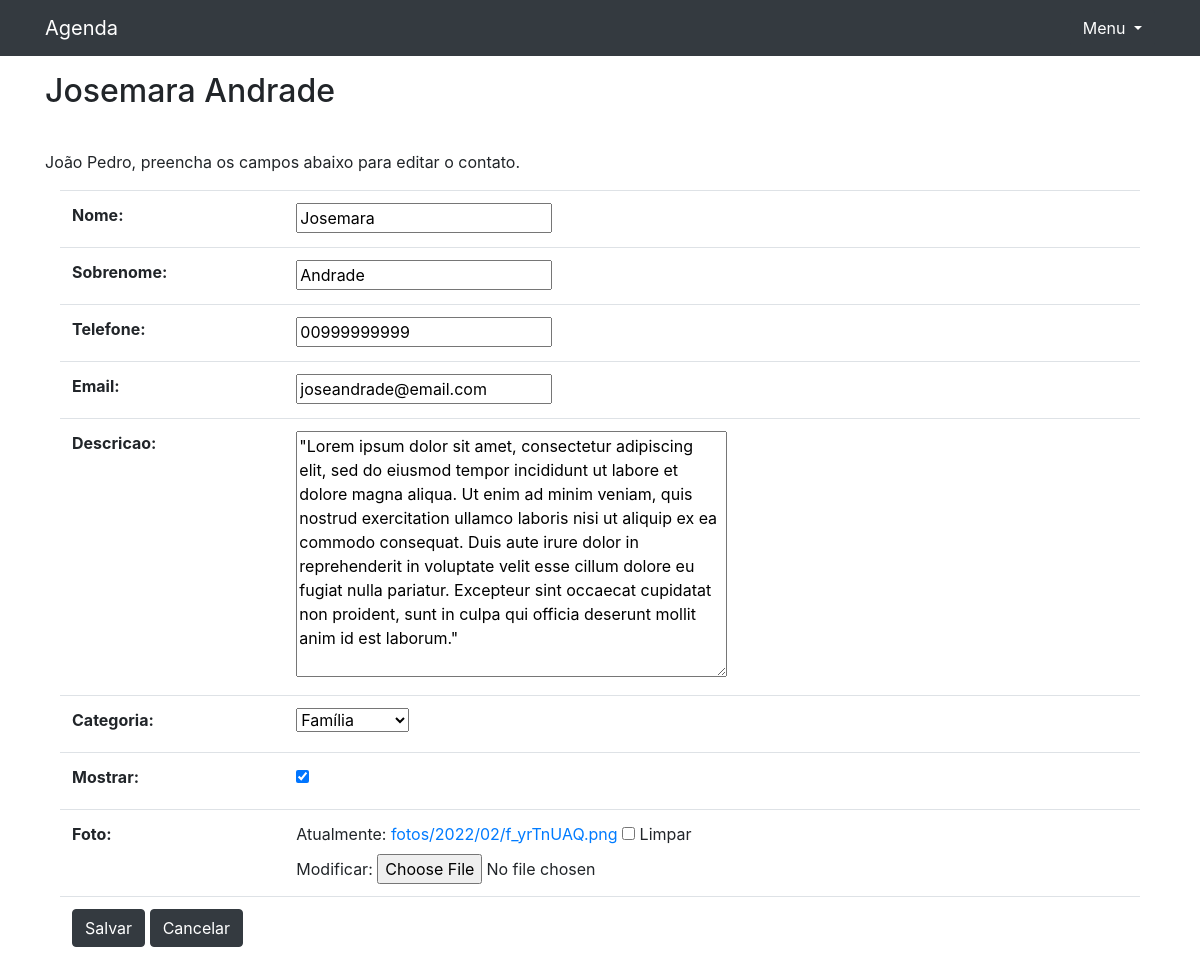
Page /editar_contato/17 (signed in) on the committed database.
### contatos/models.py (models this page shows, shortened)
class Contato(models.Model):  # Model dos contatos relacionado à Categoria.
    nome = models.CharField(max_length=20)
    sobrenome = models.CharField(max_length=20, blank=True)
    telefone = models.CharField(max_length=11)
    email = models.CharField(max_length=50, blank=True)
    data_criacao = models.DateTimeField(default=timezone.now)
    descricao = models.TextField(blank=True)
    categoria = models.ForeignKey(Categoria, on_delete=models.DO_NOTHING)
    mostrar = models.BooleanField(default=True)
    foto = models.ImageField(blank=True, upload_to='fotos/%Y/%m/')

class Categoria(models.Model):  # Model que terá relação Many-to-One
    nome = models.CharField(max_length=20)
    def __str__(self):
        return self.nome

### contatos/views.py (the view, shortened to what this page needs)
# urls.py: path('editar_contato/<int:contato_id>', views.editar_contato, name='editar_contato'),
@login_required
@permission_required('contatos.change_contato', raise_exception=True)  # Checa permissão do usuário.
def editar_contato(request, contato_id):
    contato = get_object_or_404(Contato, id=contato_id)
    form = FormContato(instance=contato)
    context = {'form': form,
               'contato': contato}
    return render(request, 'contatos/editar_contato.html', context)

### accounts/models.py
class FormContato(forms.ModelForm):
    class Meta:
        model = Contato
        exclude = ('data_criacao',)

### contatos/templates/contatos/editar_contato.html (shortened to what this page needs)
{% extends 'base.html'%}
{% block conteudo %}
<h2 class="mt-3 mb-3">{{ contato.nome }} {{ contato.sobrenome }}</h2><br>
<p>
    {{user.first_name}},
    preencha os campos abaixo para editar o contato.
</p>
<div class="container" >
    <form action="{% url 'editar_contato' contato_id=contato.id %}" method="POST" enctype="multipart/form-data">
        <table class="table">
            {{ form }}
            <tr>
                <td colspan="2">
                    <button type="submit" class="btn btn-dark">Salvar</button>
                    <a class="btn btn-dark" href="{% url 'ver_contato' contato_id=contato.id %}" role="button">Cancelar</a>
                </td>
            </tr>
        </table>
    </form>
</div>
{% endblock %}

### rows in the picture
Contato: nome "Josemara", sobrenome "Andrade", telefone "00999999999", email "joseandrade@email.com", descricao "\"Lorem ipsum dolor sit amet, consectetur adipiscing elit, sed do eiusmod tempor incididunt ut labore et dolore magna aliqua. Ut enim ad minim veniam, quis nostrud exercitation ullamco laboris nisi ut aliquip ex ea commodo consequat. Duis aute irure dolor in reprehenderit in voluptate velit esse cillum dolore eu fugiat nulla pariatur. Excepteur sint occaecat cupidatat non proident, sunt in culpa qui officia deserunt mollit anim id est laborum.\"", categoria "Família", mostrar "☑"

### other values in the picture
{{ user.first_name }} "João Pedro"
